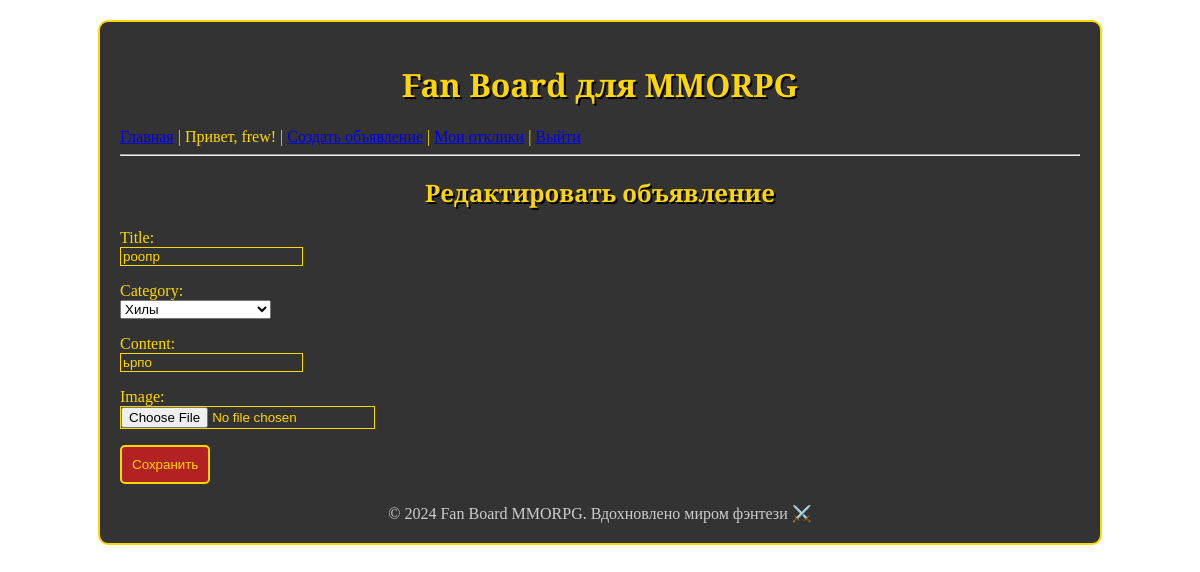
/edit/2/ (signed in), run on the app's committed database.
### board/models.py (models this page shows, shortened)
class User(AbstractUser):
    email_confirmed = models.BooleanField(default=False)
    confirmation_token = models.UUIDField(default=uuid.uuid4, editable=False, null=True, blank=True)
    token_created_at = models.DateTimeField(auto_now_add=True)

class Announcement(models.Model):
    user = models.ForeignKey(User, on_delete=models.CASCADE)
    title = models.CharField(max_length=200)
    content = models.TextField(blank=True)
    category = models.ForeignKey(Category, on_delete=models.SET_NULL, null=True)
    image = models.ImageField(upload_to='announcements/', blank=True, null=True)
    created_at = models.DateTimeField(auto_now_add=True)

### board/views.py (the view)
# urls.py: path('edit/<int:pk>/', views.edit_announcement, name='edit_announcement'),
@login_required
def edit_announcement(request, pk):
    announcement = get_object_or_404(Announcement, pk=pk, user=request.user)
    if request.method == 'POST':
        form = AnnouncementForm(request.POST, request.FILES, instance=announcement)
        if form.is_valid():
            form.save()
            messages.success(request, 'Объявление обновлено')
            return redirect('index')
    else:
        form = AnnouncementForm(instance=announcement)
    return render(request, 'edit_announcement.html', {'form': form})

### board/forms.py
class AnnouncementForm(forms.ModelForm):
    content = forms.CharField(widget=CKEditor5Widget())
    class Meta:
        model = Announcement
        fields = ['title', 'content', 'category', 'image']

### board/models.py (called while the page is built)
    def __str__(self):
        return dict(self.CATEGORY_CHOICES).get(self.name, self.name)

### templates/edit_announcement.html (shortened to what this page needs)
{% extends 'base.html' %}
{% block content %}
<h2>Редактировать объявление</h2>
<form method="post" enctype="multipart/form-data" novalidate>
    <p>
        {{ form.title.label_tag }}<br>
        {{ form.title }}
    </p>
    <p>
        {{ form.category.label_tag }}<br>
        {{ form.category }}
    </p>
    <p>
        {{ form.content.label_tag }}<br>
        {{ form.content }}
    </p>
    <p>
        {{ form.image.label_tag }}<br>
        {{ form.image }}
    </p>
    <button type="submit" class="btn">Сохранить</button>
</form>
{% endblock %}

### templates/base.html (shortened to what this page needs)
{% load static %}
<!DOCTYPE html>
<html lang="ru">
<head>
    <link rel="stylesheet" href="{% static 'css/style.css' %}">
</head>
<body>
    <div class="container">
        <header>
            <h1>Fan Board для MMORPG</h1>
            <nav>
                <a href="{% url 'index' %}">Главная</a> |
                {% if user.is_authenticated %}
                    Привет, {{ user.username }}! |
                    <a href="{% url 'create_announcement' %}">Создать объявление</a> |
                    <a href="{% url 'manage_responses' %}">Мои отклики</a> |
                    <a href="{% url 'logout' %}">Выйти</a>
                {% else %}
                    <a href="{% url 'login' %}">Войти</a> |
                    <a href="{% url 'register' %}">Регистрация</a>
                {% endif %}
            </nav>
            <hr>
        </header>
        {% block content %}{% endblock %}
        <footer style="text-align: center; margin-top: 20px; color: #ccc;">
            &copy; 2024 Fan Board MMORPG. Вдохновлено миром фэнтези ⚔️
        </footer>
    </div>
</body>
</html>

### static/css/style.css (style rules this page uses)
body { font-family: 'Cinzel', serif; background: url('/static/images/dungeon-bg.jpg') no-repeat center center fixed; background-size: cover; color: #FFD700; margin: 0; padding: 0; }
.container { background: rgba(0, 0, 0, 0.8); border: 2px solid #FFD700; border-radius: 10px; padding: 20px; margin: 20px auto; width: 80%; }
h1, h2 { text-align: center; text-shadow: 2px 2px #000; }
button, .btn { background: #B22222; color: #FFD700; border: 2px solid #FFD700; padding: 10px; border-radius: 5px; cursor: pointer; }
form input, form textarea { background: #333; color: #FFD700; border: 1px solid #FFD700; }

### data on the page
User: username "frew"
Announcement: title "роопр", category "Хилы", content "ьрпо"
